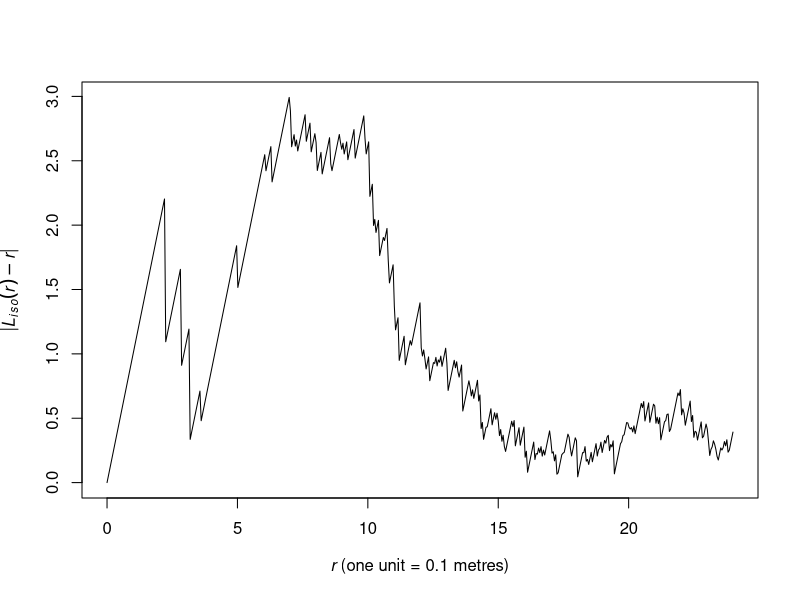
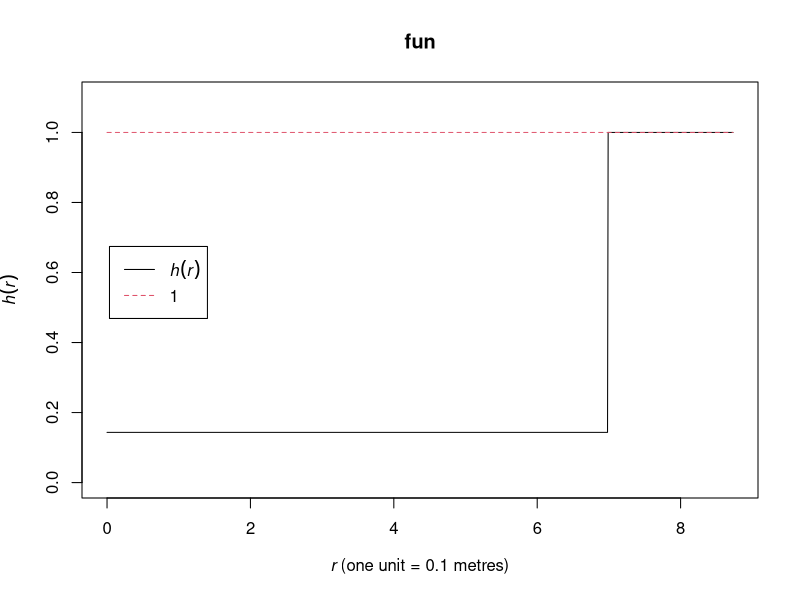
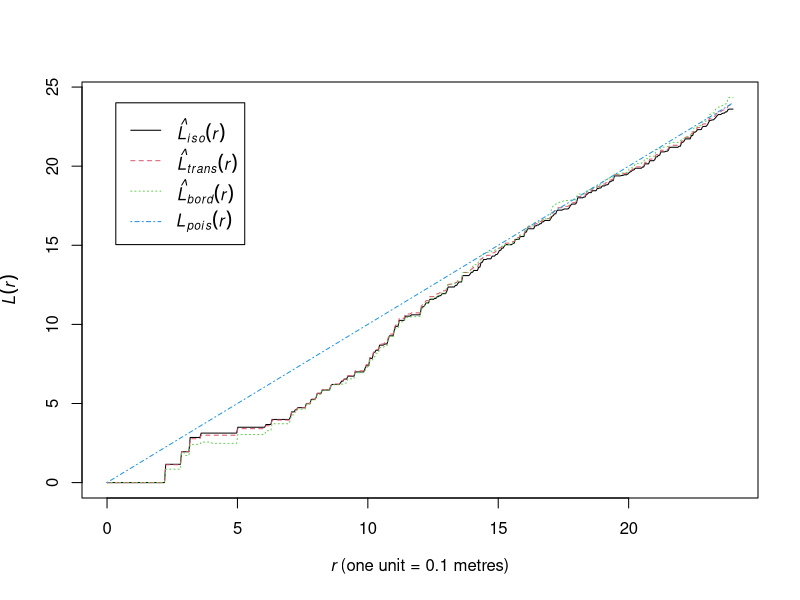
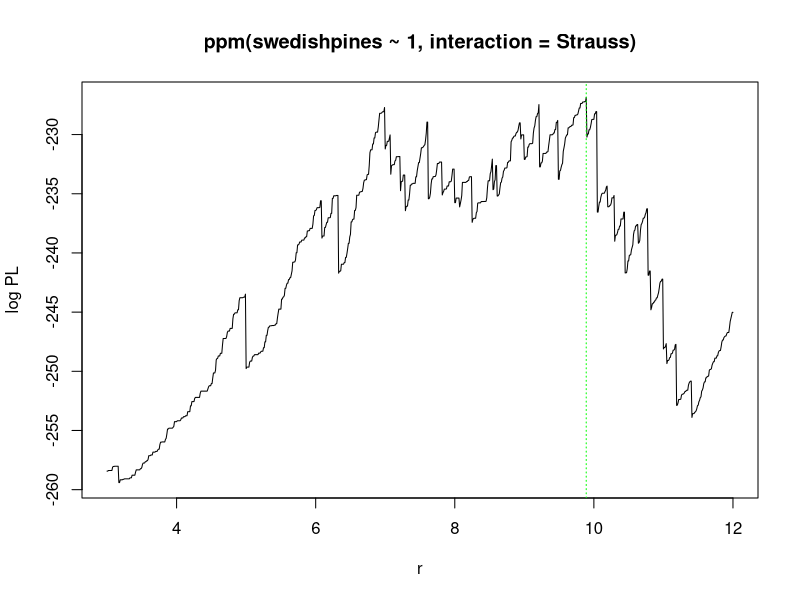
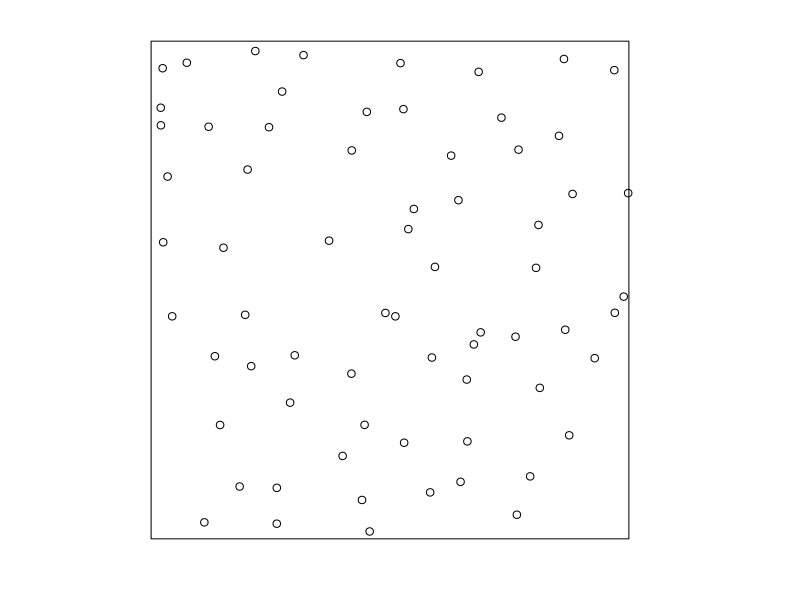
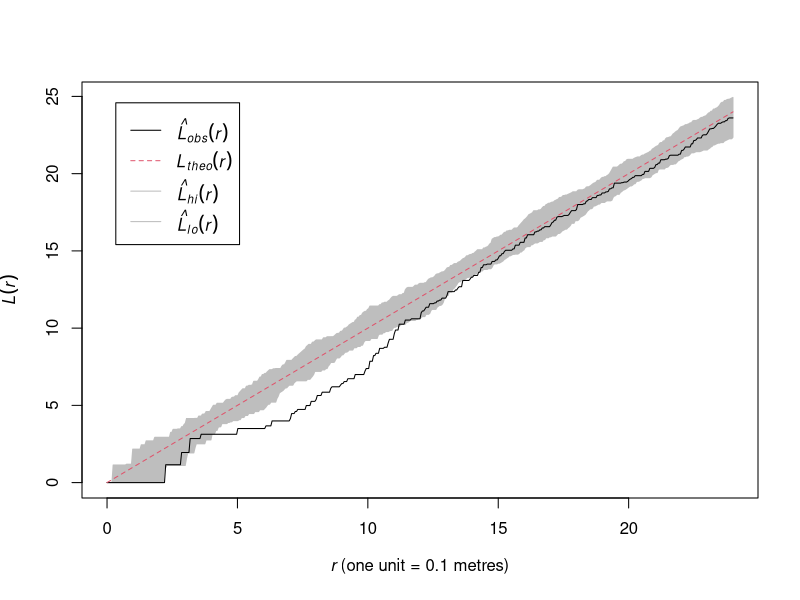
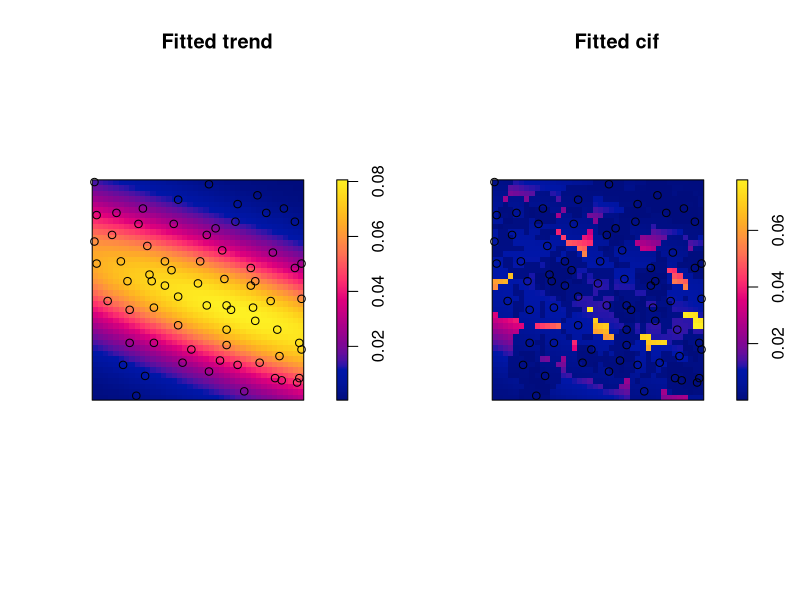

These charts were generated, in order, by the following R code: (Note: this script raises an error after producing the figures.)
## ---- chunk 1
# This option turns evaluation of R code off in this document. Remove it
# if you use it as a template for solving the lab exercise.
knitr::opts_chunk$set(eval = TRUE)
## ---- chunk 2
library(spatstat)
## ---- chunk 3
plot(Lest(swedishpines), abs(iso - r) ~ r, main = "")
## ---- chunk 4
discrep <- function(r) {
  return(abs(as.function(Lest(swedishpines))(r) - r))
}
res <- optimise(discrep, interval = c(0.1, 20), maximum = TRUE)
print(res)
R <- res$maximum
## ---- chunk 5
fit <- ppm(swedishpines ~ 1, Strauss(R))
print(fit)
## ---- chunk 6
plot(fitin(fit))
## ---- chunk 7
plot(Lest(swedishpines), main = "")
## ---- chunk 8
rvals <- seq(3, 12, by = 0.01)
## ---- chunk 9
D <- data.frame(r = rvals)
## ---- chunk 10
fitp <- profilepl(D, Strauss, swedishpines ~ 1)
## ---- chunk 11
print(fitp)
plot(fitp)
r <- 7.61
## ---- chunk 12
bestfit <- as.ppm(fitp)
## ---- chunk 13
s <- simulate(fit)
plot(s, main = "", main.panel = "")
## ---- chunk 14
plot(envelope(swedishpines, Lest, nsim = 19), main = "")
## ---- chunk 15
ppm(swedishpines ~ 1, Geyer(r = r, sat = 1))
ppm(swedishpines ~ 1, Geyer(r = r, sat = 2))
ppm(swedishpines ~ 1, Geyer(r = r, sat = 3))
## ---- chunk 16
gfit <- ppm(swedishpines ~ polynom(x, y, 2), Geyer(r = r, sat = 3))
## ---- chunk 17
par(mfrow=c(1,2))
plot(gfit)
## ---- chunk 18
fit.mpl <- ppm(swedishpines ~ 1, Strauss(R), method = "mpl")
fit.ho  <- ppm(swedishpines ~ 1, Strauss(R), method = "ho")
print(fit.ho)
print(fit.mpl)
## ---- chunk 19
# fitp <- profilepl(D, Strauss, swedishpines ~ 1)
fitp2 <- profilepl(D, Strauss, swedishpines ~ polynom(x,y,2))
print(fitp)
print(fitp2)
